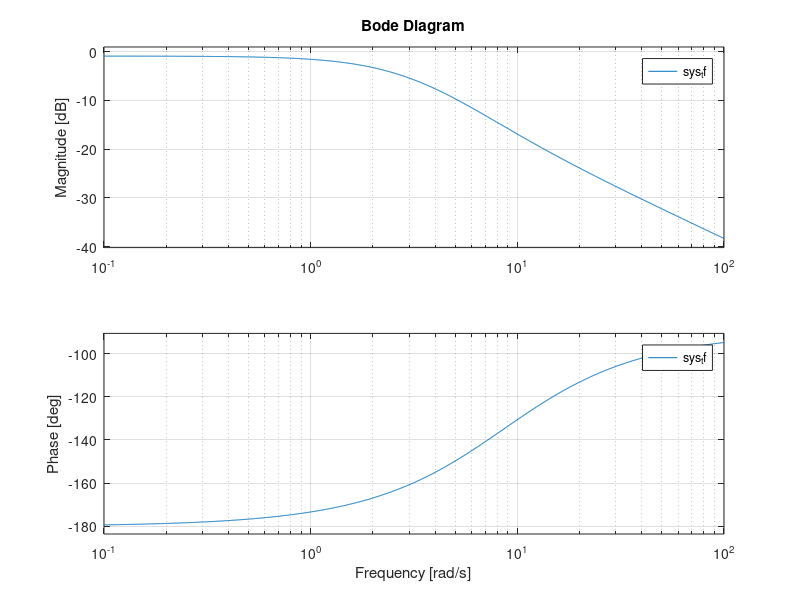
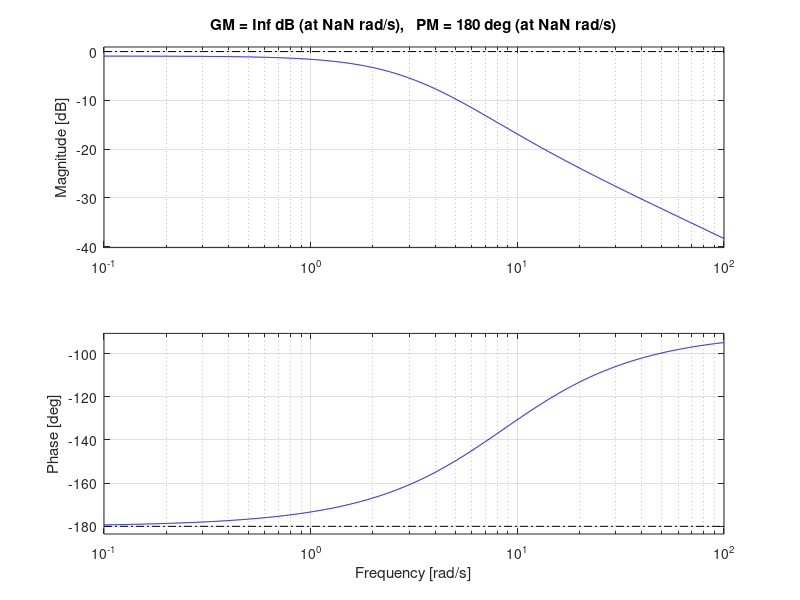

These figures' MATLAB source, in order: (Note: this script raises an error after producing the figures.)
clear all
close all
clc


%% Bike parameters
% Initial angles
initial_roll = deg2rad(2);
initial_rollrate = deg2rad(0);
initial_steering = deg2rad(0);

% Sampling time
Ts = 0.01;            % sampling time

% Forward velocity
v = 3;                % velocity [m/s]
% v = 4;                % velocity [m/s]
% v = 5;                % velocity [m/s]

% Bike physical parameters
r_wheel = 0.311;      % radius of the wheel
h = 0.8522; % height of center of mass [m]
b = 1.02;            % length between wheel centers [m]
c = 0.08;             % length between front wheel contact point and the extention of the fork axis [m]
lambda = deg2rad(72); % angle of the fork axis [deg]
a = 0.3496;           % distance from rear wheel to frame's center of mass [m]
g = 9.81;             % gravity [m/s^2]
m = 94;               % Bike mass [kg]

% Complementary filter
complementary = 0.985;
roll_rate_coef = 0.9;

% Noise and offsets for sensors and actuators
forward_motor_dynamics = 0;
noise = 0;
sensor_offset = 0;
noise_hall = 0;
forward_speed_offset = 0;
time_offset_hall = 0;
offset_hall = 0;
noise_acc = 0;
noise_pos_meas = 0;
noise_encoder = 0;
noise_gyro = 0;
time_offset_pos_x = 0;
steering_angle_correction = 0;
time_offset_acc = 0;
offset_pos_x = 0;
time_offset_encoder = 0;
offset_acc = 0;
time_offset_pos_y = 0;
offset_encoder = 0;
time_offset_gyro = 0;
offset_pos_y = 0;
offset_gyro = 0;


%% Bike transfer function
num = -[v*a v^2];
den = [-b*h 0 b*g];
sys_tf = tf(num,den);


%% Bike state-space matrices
% Continuous time
A = [0 g/h ; 1 0];
B = [1 ; 0];
C1 = a/(b*h); % To be multiplied by v in Simulink
C2 = 1/(b*h); % To be multiplied by v^2 in Simulink
C = [C1*v C2*v^2];
D = 0;

% [n,m] = size(A);

sys_fullstates = ss(A,B,eye(size(A)),0);
sys = ss(A,B,C,D);


% Discrete time
sys_dis = c2d(sys,Ts);
A_dis = sys_dis.A;
B_dis = sys_dis.B;
C_dis = sys_dis.C;
D_dis = sys_dis.D;


%% Analysis of the open-loop bike model
disp('Poles of the bike in continuous time');
disp(eig(A));

disp('Poles of the bike in discrete time');
disp(eig(A_dis));

figure;bode(sys_tf);
figure;margin(sys_tf);


%% LQR design
% Q and R weight matrices in phi and phi_dot
% The matrices are transformed to states x1 and x2 in the lqr_design script
% Slow LQR
Q_phi = [10 -9 ; -9 10];
R_phi = 1;

% Medium LQR
% Q_phi = [10 -3 ; -3 1];
% R_phi = 1;

% Fast LQR
% Q_phi = [100 -9 ; -9 1];
% R_phi = 1;

lqr_design;
K_lqr = lqr_gains(2,2:end)


%% Butterworth LP filter
[bb,ba]=butter(2,1/(100/2));
% [bb,ba]=butter(1,6/(100/2));


%% Analysis of the open-loop bike model
sys_dis_LQR = ss(A_dis-B_dis*K_lqr,B_dis,C_dis,D_dis,Ts);

disp(' ');
disp(' ');
disp(' ');
disp('Poles of the closed-loop balanced bike (bike+LQR)');
disp(eig(sys_dis_LQR.A));

figure;bode(sys_dis_LQR);
figure;margin(sys_dis_LQR);


%% Steering motor
num_tf_steering = [253.4];
den_tf_steering = [1 245.9 0];
sys_tf_steering = tf(num_tf_steering,den_tf_steering);

sys_tf_steering_dis = c2d(sys_tf_steering,Ts);

P_steering_position = 30;
I_steering_position = 30;
D_steering_position = 0;
K_feedforward_steering = 0;


%% Analysis of the open-loop steering motor model
disp(' ');
disp(' ');
disp(' ');
disp('Poles of the steering motor in continuous time');
disp(roots(den_tf_steering));

disp('Poles of the steering motor in discrete time');
disp(roots(sys_tf_steering_dis.den{:}));

figure;bode(sys_tf_steering_dis);
figure;margin(sys_tf_steering_dis);


%% Inertia front
% inertia_front = 4;
inertia_front = 0.2741;
% inertia_front = 0.2741*2;
% inertia_front = 0;

% Bike transfer function
% num_front = [a*v v^2];
num_front = [(inertia_front*b)/(m*h) a*v v^2];
den_front = [b*h 0 -b*g];
sys_tf_front = tf(num_front,den_front);

% Bike state-space matrices
% Continuous time
[A_front,B_front,C_front,D_front] = tf2ss(num_front,den_front);
sys_front = ss(A_front,B_front,C_front,D_front);

% LQR design
lqr_design_front;
K_lqr = lqr_gains(2,2:end);


%% Schwab
num_schwab = [0.0287 4*0.4190 0.9478*4*4-0.3155];
den_schwab = [1 0 -9.826];
systf_schwab = tf(num_schwab,den_schwab);
[A_schwab,B_schwab,C_schwab,D_schwab] = tf2ss(num_schwab,den_schwab),